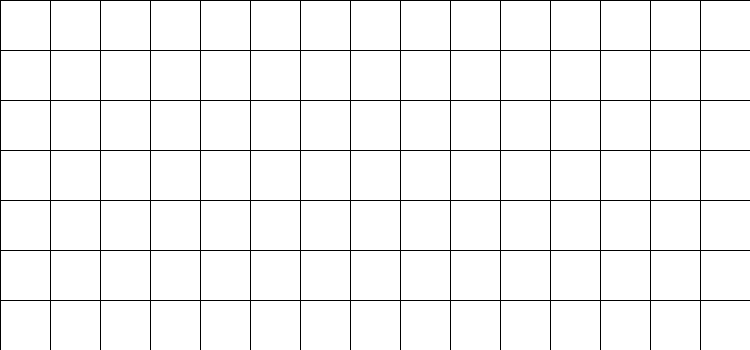
Frame 1 (no input)
Frame 60 (the mouse pressed at the canvas centre just before this capture): identical to frame 1, image omitted
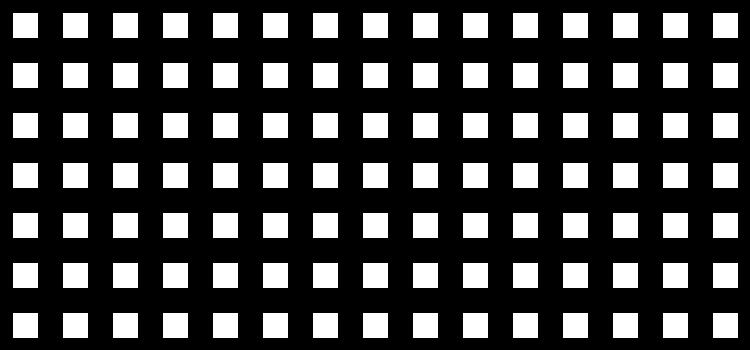
Frame 120 (the mouse held since frame 60 and released just before this capture)

The Processing sketch that drew these frames (run headless with seeded random() and noise(); from frame 60 on, the mouse is pressed at the canvas centre):

// Processing sketch: sketch05
// ── sketch05.pde
void setup() {
  size(750, 350);
  stroke(0);
}

void draw() {
  background(255);

  // マウスのx座標を縦線の太さに変換
  int xWeight = (int)map(mouseX, 0, width, 1, 50);
  // マウスのy座標を横線の太さに変換
  int yWeight = (int)map(mouseY, 0, height, 1, 50);

  strokeWeight(xWeight);
  for (int x = 0; x <= width; x += 50) {
    line(x, 0, x, height);
  }
  strokeWeight(yWeight);
  for (int y = 0; y <= height; y += 50) {
    line(0, y, width, y);
  }
}
